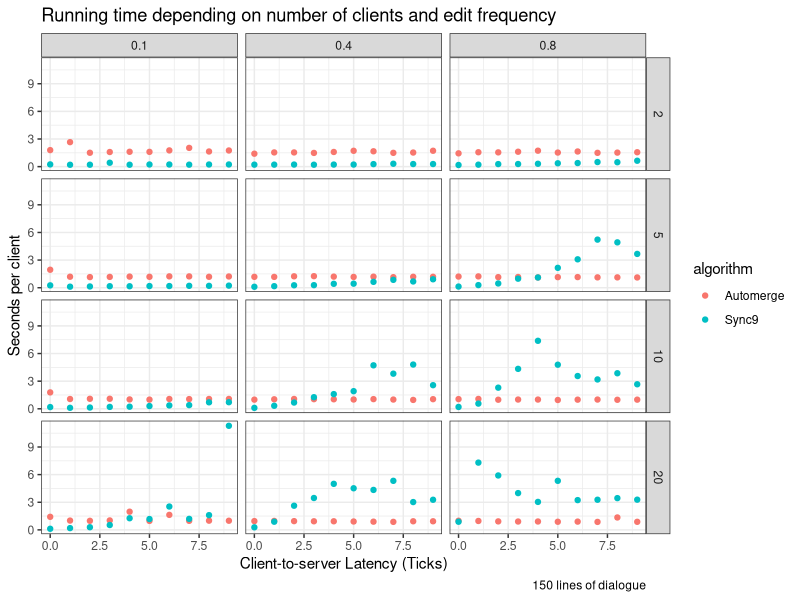

Source code (R):
library(tidyverse)
time.data <- read_csv("fixed-latency-2.csv",
                      col_types="iiidiicd")
time.data %>%
ggplot(data = ., aes(x=latency, y=time/clients, color=algorithm)) + theme_bw() + 
  geom_point() + facet_grid(cols=vars(eps), rows=vars(clients)) +
  labs(title="Running time depending on number of clients and edit frequency", caption="150 lines of dialogue",
       y="Seconds per client", x="Client-to-server Latency (Ticks)")
